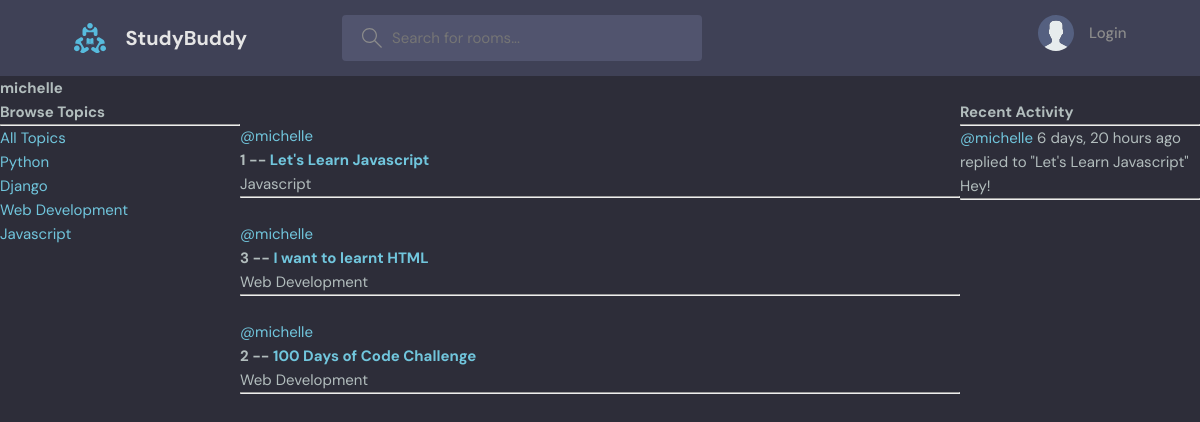
The app's page /profile/1 with its own data.
### base/models.py (models this page shows, shortened)
class Topic(models.Model):
    name = models.CharField(max_length=200)

class Room(models.Model):
    host = models.ForeignKey(User, on_delete=models.SET_NULL, null=True)
    topic = models.ForeignKey(Topic, on_delete=models.SET_NULL, null=True)
    name = models.CharField(max_length=200)
    description = models.TextField(null=True, blank=True)
    participants = models.ManyToManyField(User, related_name='participants', blank=True)
    updated = models.DateTimeField(auto_now=True)
    created = models.DateTimeField(auto_now_add=True)
    class Meta:
        ordering = ['-updated', '-created']
    def __str__(self):
        return self.name

class Message(models.Model):
    user = models.ForeignKey(User, on_delete=models.CASCADE)
    room = models.ForeignKey(Room, on_delete=models.CASCADE)
    body = models.TextField()
    updated = models.DateTimeField(auto_now=True)
    created = models.DateTimeField(auto_now_add=True)
    class Meta:
        ordering = ['-updated', '-created']
    def __str__(self):
        return self.body[0:50]

### base/views.py (the view)
# urls.py: path('profile/<str:pk>', views.userProfile, name='user-profile'),
def userProfile(request, pk):
    user = User.objects.get(id=pk)
    rooms = user.room_set.all()
    room_messages = user.message_set.all()
    topics = Topic.objects.all()
    context = {'user':user, 'rooms':rooms, 'room_messages': room_messages, 'topics': topics}
    return render(request, 'base/profile.html', context)

### base/templates/base/profile.html (shortened to what this page needs)
{% extends 'main.html' %}
{% block content %}
<h1>{{user.username}}</h1>
<div class="profile-container">
    <div>
        {% include 'base/topics_component.html' %}
    </div>
    <div>
        {% include 'base/feed_component.html' %}
    </div>
    <div>
        {% include 'base/activity_component.html' %}
    </div>
</div>
{% endblock content %}

### base/templates/base/topics_component.html
    <h3>Browse Topics</h3>
        <hr>
        <div>
            <a href="{% url 'home' %}">All Topics</a>
        </div>
        {% for topic in topics %}
            <div>
                <a href="{% url 'home' %}?q={{topic.name}}">{{topic.name}}</a>
            </div>
        {% endfor %}

### base/templates/base/feed_component.html (shortened to what this page needs)
<div>
    {% for room in rooms %}
        <div>
            <br>
            <a href="{% url 'user-profile' room.host.id %}">@{{room.host.username}}</a>
            <h3>{{room.id}} -- <a href="{% url 'room' room.id %}">{{room.name}}</a></h3>
            <small>{{room.topic.name}}</small>
            <hr>
        </div>
    {% endfor %}
</div>

### base/templates/base/activity_component.html (shortened to what this page needs)
    <h3>Recent Activity</h3>
        <hr>
        {% for message in room_messages %}
            <div>
                <small><a href="{% url 'user-profile' message.user.id %}">@{{message.user}} </a> {{message.created|timesince}} ago</small>
                <small>replied to "{{message.room}}"</small>
                <p>{{message}}</p>
                <hr>
            </div>
        {% endfor %}

### static/styles/style.css (style rules this page uses)
:root { --color-main: #71c6dd; --color-main-light: #e1f6fb; --color-dark: #3f4156; --color-dark-medium: #51546e; --color-dark-light: #696d97; --color-light: #e5e5e5; --color-gray: #8b8b8b; --color-light-gray: #b2bdbd; --color-bg: #2d2d39; --color-success: #5dd693; --color-error: #fc4b0b; }
* { font-family: "DM Sans", -apple-system, BlinkMacSystemFont, "Segoe UI", Roboto, Oxygen, Ubuntu, Cantarell, "Open Sans", "Helvetica Neue", sans-serif; margin: 0; padding: 0; box-sizing: border-box; text-rendering: optimizeLegibility; font-size: inherit; }
html { font-size: 56.25%; }
@media only screen and (min-width: 1200px) { html { font-size: 62.5%; } }
body { line-height: 1.6; font-weight: 400; font-size: 1.5rem; color: var(--color-light-gray); background-color: var(--color-bg); min-height: 100vh; }
a { display: inline-block; color: var(--color-main); text-decoration: none; }

### base/templates/base/profile.html (style rules this page uses)
.profile-container { display: grid; grid-template-columns: 1fr 3fr 1fr; }

### records on screen
Topic: name "Python"
Topic: name "Django"
Topic: name "Web Development"
Topic: name "Javascript"
Room: host.username "michelle", id "1", name "Let's Learn Javascript", topic.name "Javascript"
Room: host.username "michelle", id "3", name "I want to learnt HTML", topic.name "Web Development"
Room: host.username "michelle", id "2", name "100 Days of Code Challenge", topic.name "Web Development"
Message: user "michelle", created "6 days, 20 hours", room "Let's Learn Javascript", body "Hey!"

### other values on screen
{{ user.username }} "michelle"
